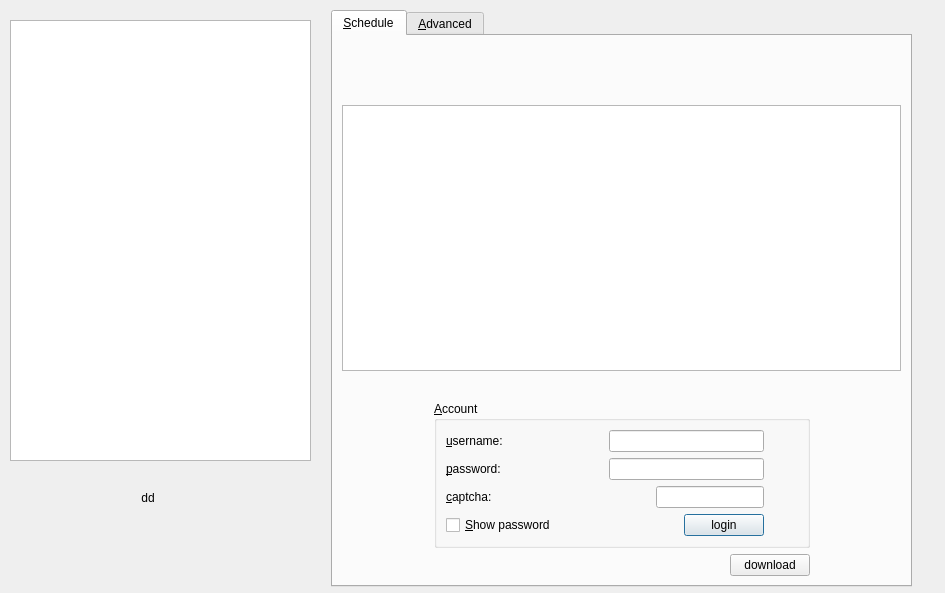
<?xml version="1.0" encoding="UTF-8"?>
<ui version="4.0">
 <class>Dialog</class>
 <widget class="QDialog" name="Dialog">
  <property name="geometry">
   <rect>
    <x>0</x>
    <y>0</y>
    <width>945</width>
    <height>593</height>
   </rect>
  </property>
  <property name="windowTitle">
   <string>Dialog</string>
  </property>
  <widget class="QTreeView" name="recipes">
   <property name="geometry">
    <rect>
     <x>10</x>
     <y>20</y>
     <width>301</width>
     <height>441</height>
    </rect>
   </property>
   <property name="sizePolicy">
    <sizepolicy hsizetype="Minimum" vsizetype="Expanding">
     <horstretch>0</horstretch>
     <verstretch>0</verstretch>
    </sizepolicy>
   </property>
   <property name="showDropIndicator" stdset="0">
    <bool>false</bool>
   </property>
   <property name="iconSize">
    <size>
     <width>16</width>
     <height>16</height>
    </size>
   </property>
   <property name="animated">
    <bool>true</bool>
   </property>
   <property name="headerHidden">
    <bool>true</bool>
   </property>
  </widget>
  <widget class="QTabWidget" name="detail_box">
   <property name="geometry">
    <rect>
     <x>331</x>
     <y>10</y>
     <width>581</width>
     <height>577</height>
    </rect>
   </property>
   <property name="currentIndex">
    <number>0</number>
   </property>
   <widget class="QWidget" name="tab">
    <attribute name="title">
     <string>&amp;Schedule</string>
    </attribute>
    <layout class="QVBoxLayout" name="verticalLayout">
     <item>
      <widget class="QLabel" name="blurb">
       <property name="text">
        <string/>
       </property>
       <property name="wordWrap">
        <bool>true</bool>
       </property>
       <property name="openExternalLinks">
        <bool>true</bool>
       </property>
      </widget>
     </item>
     <item>
      <spacer name="verticalSpacer_3">
       <property name="orientation">
        <enum>Qt::Vertical</enum>
       </property>
       <property name="sizeType">
        <enum>QSizePolicy::Fixed</enum>
       </property>
       <property name="sizeHint" stdset="0">
        <size>
         <width>20</width>
         <height>40</height>
        </size>
       </property>
      </spacer>
     </item>
     <item>
      <widget class="QPlainTextEdit" name="plainTextEdit"/>
     </item>
     <item>
      <spacer name="verticalSpacer_4">
       <property name="orientation">
        <enum>Qt::Vertical</enum>
       </property>
       <property name="sizeType">
        <enum>QSizePolicy::Minimum</enum>
       </property>
       <property name="sizeHint" stdset="0">
        <size>
         <width>20</width>
         <height>24</height>
        </size>
       </property>
      </spacer>
     </item>
     <item>
      <layout class="QHBoxLayout" name="horizontalLayout_3">
       <item>
        <spacer name="horizontalSpacer_12">
         <property name="orientation">
          <enum>Qt::Horizontal</enum>
         </property>
         <property name="sizeHint" stdset="0">
          <size>
           <width>38</width>
           <height>20</height>
          </size>
         </property>
        </spacer>
       </item>
       <item>
        <widget class="QGroupBox" name="account">
         <property name="title">
          <string>&amp;Account</string>
         </property>
         <layout class="QGridLayout" name="gridLayout">
          <item row="0" column="0">
           <widget class="QLabel" name="label_2">
            <property name="text">
             <string>&amp;username:</string>
            </property>
            <property name="buddy">
             <cstring>username</cstring>
            </property>
           </widget>
          </item>
          <item row="0" column="1" colspan="2">
           <spacer name="horizontalSpacer_2">
            <property name="orientation">
             <enum>Qt::Horizontal</enum>
            </property>
            <property name="sizeHint" stdset="0">
             <size>
              <width>86</width>
              <height>20</height>
             </size>
            </property>
           </spacer>
          </item>
          <item row="0" column="3" colspan="3">
           <widget class="QLineEdit" name="username"/>
          </item>
          <item row="0" column="6">
           <spacer name="horizontalSpacer_7">
            <property name="orientation">
             <enum>Qt::Horizontal</enum>
            </property>
            <property name="sizeHint" stdset="0">
             <size>
              <width>34</width>
              <height>20</height>
             </size>
            </property>
           </spacer>
          </item>
          <item row="1" column="0">
           <widget class="QLabel" name="label_3">
            <property name="text">
             <string>&amp;password:</string>
            </property>
            <property name="buddy">
             <cstring>password</cstring>
            </property>
           </widget>
          </item>
          <item row="1" column="1" colspan="2">
           <spacer name="horizontalSpacer_3">
            <property name="orientation">
             <enum>Qt::Horizontal</enum>
            </property>
            <property name="sizeHint" stdset="0">
             <size>
              <width>86</width>
              <height>20</height>
             </size>
            </property>
           </spacer>
          </item>
          <item row="1" column="3" colspan="3">
           <widget class="QLineEdit" name="password">
            <property name="echoMode">
             <enum>QLineEdit::Password</enum>
            </property>
           </widget>
          </item>
          <item row="1" column="6">
           <spacer name="horizontalSpacer_8">
            <property name="orientation">
             <enum>Qt::Horizontal</enum>
            </property>
            <property name="sizeHint" stdset="0">
             <size>
              <width>34</width>
              <height>20</height>
             </size>
            </property>
           </spacer>
          </item>
          <item row="2" column="0">
           <widget class="QLabel" name="label_10">
            <property name="text">
             <string>&amp;captcha:</string>
            </property>
            <property name="buddy">
             <cstring>password</cstring>
            </property>
           </widget>
          </item>
          <item row="2" column="1" colspan="3">
           <spacer name="horizontalSpacer_4">
            <property name="orientation">
             <enum>Qt::Horizontal</enum>
            </property>
            <property name="sizeHint" stdset="0">
             <size>
              <width>135</width>
              <height>20</height>
             </size>
            </property>
           </spacer>
          </item>
          <item row="2" column="4" colspan="2">
           <widget class="QLineEdit" name="captcha">
            <property name="echoMode">
             <enum>QLineEdit::Normal</enum>
            </property>
           </widget>
          </item>
          <item row="2" column="6">
           <spacer name="horizontalSpacer_9">
            <property name="orientation">
             <enum>Qt::Horizontal</enum>
            </property>
            <property name="sizeHint" stdset="0">
             <size>
              <width>34</width>
              <height>20</height>
             </size>
            </property>
           </spacer>
          </item>
          <item row="3" column="0" colspan="2">
           <widget class="QCheckBox" name="show_password">
            <property name="text">
             <string>&amp;Show password</string>
            </property>
           </widget>
          </item>
          <item row="3" column="2" colspan="3">
           <spacer name="horizontalSpacer">
            <property name="orientation">
             <enum>Qt::Horizontal</enum>
            </property>
            <property name="sizeHint" stdset="0">
             <size>
              <width>111</width>
              <height>20</height>
             </size>
            </property>
           </spacer>
          </item>
          <item row="3" column="5">
           <widget class="QPushButton" name="login_button">
            <property name="text">
             <string>login</string>
            </property>
           </widget>
          </item>
         </layout>
        </widget>
       </item>
       <item>
        <spacer name="horizontalSpacer_10">
         <property name="orientation">
          <enum>Qt::Horizontal</enum>
         </property>
         <property name="sizeHint" stdset="0">
          <size>
           <width>38</width>
           <height>20</height>
          </size>
         </property>
        </spacer>
       </item>
      </layout>
     </item>
     <item>
      <layout class="QHBoxLayout" name="horizontalLayout">
       <item>
        <spacer name="horizontalSpacer_5">
         <property name="orientation">
          <enum>Qt::Horizontal</enum>
         </property>
         <property name="sizeHint" stdset="0">
          <size>
           <width>388</width>
           <height>20</height>
          </size>
         </property>
        </spacer>
       </item>
       <item>
        <widget class="QPushButton" name="download_button">
         <property name="text">
          <string>download</string>
         </property>
        </widget>
       </item>
       <item>
        <spacer name="horizontalSpacer_6">
         <property name="orientation">
          <enum>Qt::Horizontal</enum>
         </property>
         <property name="sizeHint" stdset="0">
          <size>
           <width>28</width>
           <height>20</height>
          </size>
         </property>
        </spacer>
       </item>
      </layout>
     </item>
    </layout>
   </widget>
   <widget class="QWidget" name="tab_2">
    <attribute name="title">
     <string>&amp;Advanced</string>
    </attribute>
    <layout class="QGridLayout" name="gridLayout_3">
     <item row="3" column="1">
      <spacer name="verticalSpacer">
       <property name="orientation">
        <enum>Qt::Vertical</enum>
       </property>
       <property name="sizeHint" stdset="0">
        <size>
         <width>20</width>
         <height>40</height>
        </size>
       </property>
      </spacer>
     </item>
     <item row="1" column="0">
      <widget class="QLabel" name="label_5">
       <property name="text">
        <string>&amp;Extra  tags:</string>
       </property>
       <property name="buddy">
        <cstring>custom_tags</cstring>
       </property>
      </widget>
     </item>
     <item row="1" column="2">
      <widget class="QLineEdit" name="custom_tags"/>
     </item>
     <item row="0" column="0">
      <widget class="QCheckBox" name="add_title_tag">
       <property name="text">
        <string>Add &amp;title as tag</string>
       </property>
      </widget>
     </item>
    </layout>
   </widget>
  </widget>
  <widget class="QLabel" name="count_label">
   <property name="geometry">
    <rect>
     <x>20</x>
     <y>490</y>
     <width>256</width>
     <height>16</height>
    </rect>
   </property>
   <property name="text">
    <string>dd</string>
   </property>
   <property name="alignment">
    <set>Qt::AlignCenter</set>
   </property>
  </widget>
 </widget>
 <resources/>
 <connections/>
</ui>
